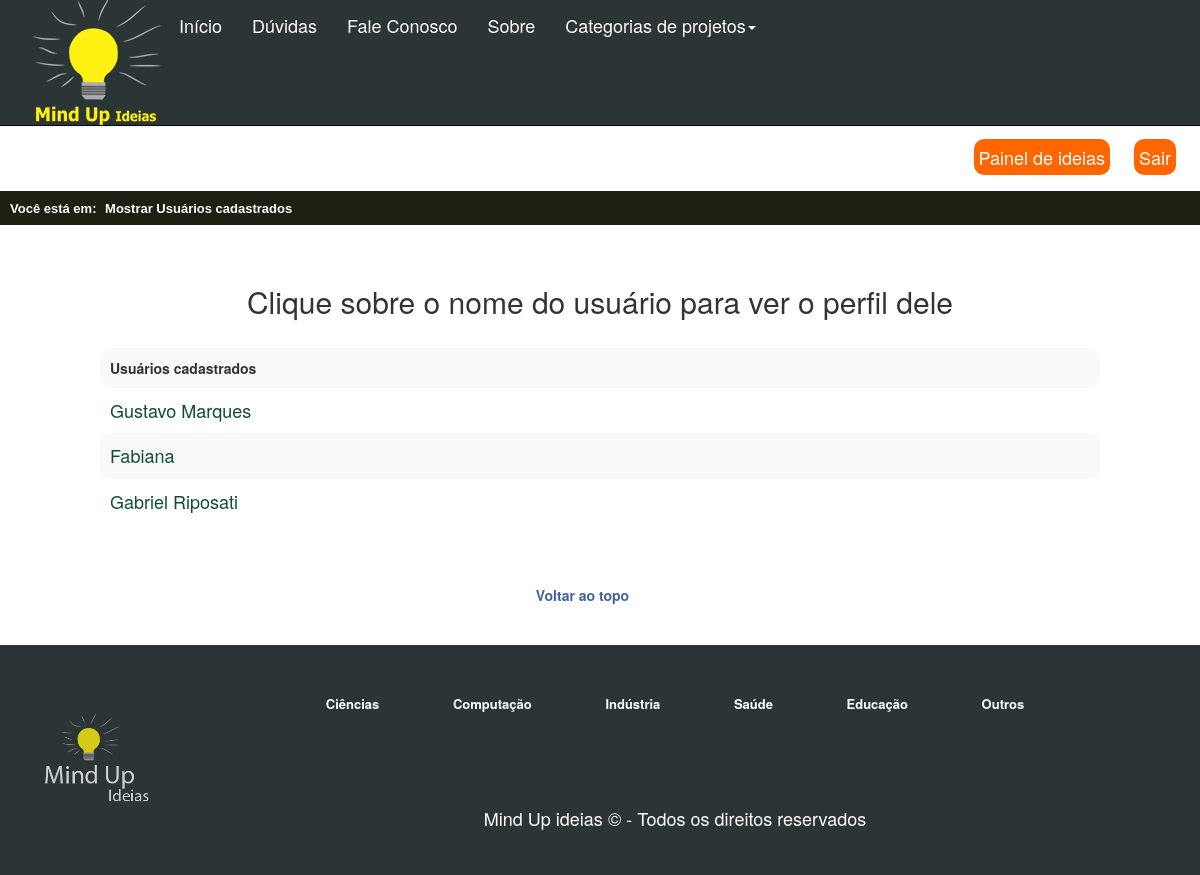
The app's page /view/MostrarUsuarioscadastrados.php (signed in) with its own data.
### tables this page shows
CREATE TABLE IF NOT EXISTS `usuario` (
  `id` bigint(20) unsigned NOT NULL AUTO_INCREMENT,
  `nome` varchar(200) NOT NULL,
  `dataNascimento` date NOT NULL,
  `telefoneCelular` varchar(150) NOT NULL,
  `telefoneFixo` varchar(150) NOT NULL,
  `email` varchar(200) NOT NULL,
  `confirmaemail` varchar(200) NOT NULL,
  `senha` varchar(200) NOT NULL,
  `confirmasenha` varchar(200) NOT NULL,
  `investimento` decimal(10,2) NOT NULL,
  `imagem` varchar(500) NOT NULL,
  PRIMARY KEY (`id`),
  UNIQUE KEY `id` (`id`)
);

### modelo/ClienteDAO.class.php (called while the page is built, shortened)
<?php
	class ClienteDAO{
		public function mostrarTodosUsuarios(){
			$conexao = Conexao::getInstance();
			$resultado = $conexao->query("select * from usuario");
			return $resultado;
		}
	}
?>

### view/MostrarUsuarioscadastrados.php (the view, shortened to what this page needs)
<?php include('../includes/header.php') ?>
<?php include('../includes/topo.php') ?>
<?php include('../controles/abriusessao.php') ?>
<?php require('../modelo/ClienteDAO.class.php') ?>
<?php
    if((!isset ($_SESSION['email']) == true) and (!isset ($_SESSION['senha']) == true)) {
        unset($_SESSION['email']);
        unset($_SESSION['senha']);
       	echo '<meta http-equiv="refresh" content="0;URL=login.php" />';
    } else{
    	$clienteDAO = new ClienteDAO();
		?>
		<div id="localizaoSite">
	        <div id="localizaoReduzido">
	            <span class="fontDouradaTahoma">Você está em:</span><span class=""> &nbsp;Mostrar Usuários cadastrados</span>
	        </div>
		</div>
		<br><br>
		<h2>Clique sobre o nome do usuário para ver o perfil dele</h2><br>
		<div class='corpoTelas'>
		<table class='table-striped'>
		<th>Usuários cadastrados</th>
		<?php
			$resultado = $clienteDAO->mostrarTodosUsuarios();
			while($a = $resultado->fetch()){
				echo "<tr><td><a id='link_que_mostra_usuarios_cadastrados' href='perfil_usuario.php?nome_usuario=$a[1]'>" . $a[1] . "</a></td></tr>";
			}
	    }
	?>
	</table><br><br><a href='#topo' class='topo'></div>Voltar ao topo</a><br><br><br>
<?php include('../includes/rodape.php') ?>

### css/site.css (style rules this page uses)
#link_que_mostra_usuarios_cadastrados { color:#104D31; }
.fontDouradaTahoma { color: #FFF!important; margin-right:5px; }
* { margin: 0 auto; padding: 0px; }
body { text-align:center; background-color:#EFEFE7; overflow-x:hidden; }
#localizaoSite { width: 100%; min-width: 100%; height: 34px; background-color:#1F1F14; }
#localizaoReduzido { width:100%; height:100%; margin-left:10px; }
#localizaoReduzido span { font-family: Tahoma, Geneva, sans-serif; font-weight: bold; font-size: 13px; display: inline-block; position: relative; color: #fff; float: left; margin-top: 9px; }
table tr td { padding-top:5px; padding-bottom:5px; border-radius: 10px; padding: 10px; text-align: justify; }
table th { padding: 10px; text-align:justify; border-radius: 10px; }
table { text-align:center; width:1000px; border:0; }
.topo { color:#44619d; font-weight:bold; padding-right:35px; }
td { font-size: 18px; color: #000; text-align: left; }

### records on screen
usuario: nome "Gustavo Marques"
usuario: nome "Fabiana"
usuario: nome "Gabriel Riposati"
